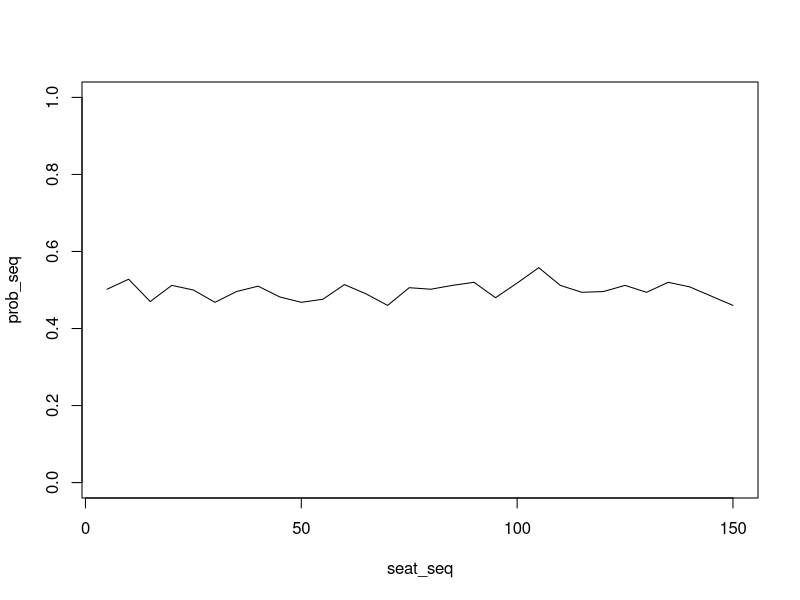

The R source for this figure:
##------------------------------------
##
## Probability Interview Question in R
##
##------------------------------------

# Question:
# There are 100 airline passengers and 100 seats.
# If the first person to board is crazy and will ignore
# the seat # and sit wherever, and the subsequent sane
# 99 people will take thier assigned seat unless
# theirs is already taken, then they will take a
# random seat, then what is the probability that
# the last person (100th person) will sit in the
# correct seat?

##-----Parameters------
seats = 1:100
people_count = 1
total_people = length(seats)
seats_taken = c()

##-----First Person-----
first_seat = sample(seats, 1)
seats = setdiff(seats, first_seat)
people_count = people_count + 1
seats_taken = c(seats_taken, first_seat)

##-----Loop through-----

while (people_count <= total_people){
  # First check if the person can sit down in their seat
  if (people_count %in% seats){
    # take that seat
    seats = setdiff(seats, people_count)
    seats_taken = c(seats_taken, people_count)
  } else {
    # take a random seat
    rand_seat = sample(seats, 1)
    # remove that seat from choices
    seats = setdiff(seats, rand_seat)
    seats_taken = c(seats_taken, rand_seat)
  }
  
  # increment people
  people_count = people_count + 1
  
}

##-----Check if last is '100'-----
last_correct = seats_taken[total_people] == total_people


##----Make function, repeat-----
check_last_seat = function(num_seats){
  seats = 1:num_seats
  people_count = 1
  total_people = length(seats)
  seats_taken = c()
  
  # First Person
  first_seat = sample(seats, 1)
  seats = setdiff(seats, first_seat)
  people_count = people_count + 1
  seats_taken = c(seats_taken, first_seat)
  
  while (people_count <= total_people){
    # First check if the person can sit down in their seat
    if (people_count %in% seats){
      # take that seat
      seats = setdiff(seats, people_count)
      seats_taken = c(seats_taken, people_count)
    } else {
      # take a random seat
      rand_seat = sample(seats, 1)
      # remove that seat from choices
      seats = setdiff(seats, rand_seat)
      seats_taken = c(seats_taken, rand_seat)
    }
    
    # increment people
    people_count = people_count + 1
    
  }
  
  # Check if last is '100'
  return(seats_taken[total_people] == total_people)
}

##----Run Simulation-----
n = 1000
sims = sapply(1:n, function(x) check_last_seat(100))

sum(sims)/n


# Run 500 times for seat #'s 5 through 150
seat_seq = seq(from=5, to=150, by=5)
prob_seq = sapply(seat_seq, function(x) sum(sapply(1:500, function(n) check_last_seat(x)))/500)


plot(seat_seq, prob_seq, type="l", ylim=c(0,1))
